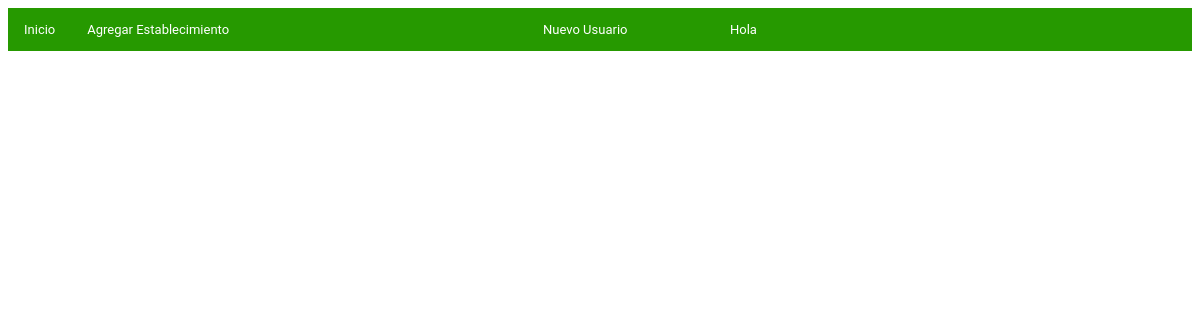
The app's page /establecimientos/listar/, older data.
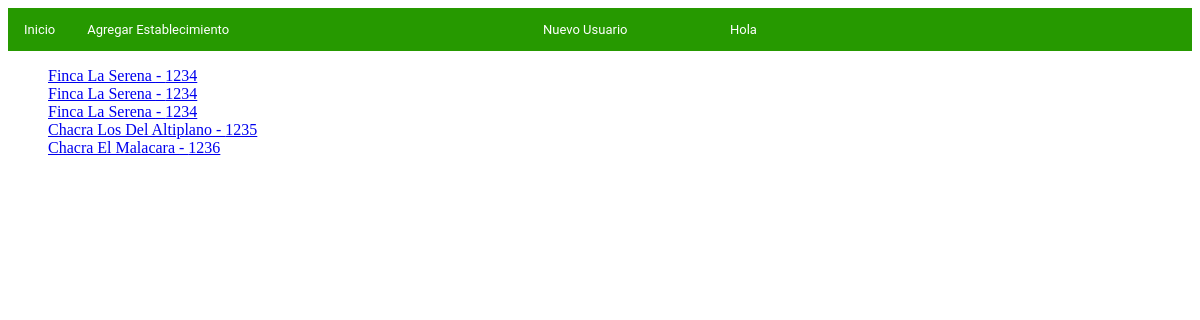
The same page, newer data.
### apps/establecimientos/models.py (models this page shows, shortened)
class Establecimiento (models.Model):
    nombre = models.CharField(max_length=50)
    nro = models.IntegerField()
    lat = models.DecimalField(max_digits=9, decimal_places=6)
    long = models.DecimalField(max_digits=9, decimal_places=6)
    regimen = models.ForeignKey(RegimenTenencia, on_delete=models.CASCADE)

### apps/establecimientos/views.py (the view)
# urls.py: url(r'listar/$', views.IndexView.as_view(), name='listar'),
class IndexView(generic.ListView):
    template_name = 'establecimientos/establecimientos.html'
    context_object_name = 'lista_estableciemiento'
    def get_queryset(self):
        return Establecimiento.objects.all()

### apps/establecimientos/templates/establecimientos/establecimientos.html (shortened to what this page needs)
{% extends 'establecimientos/base.html' %}
{% block body %}
    <ul>
        {% for establecimiento in lista_estableciemiento %}
            <a href="{% url 'establecimientos:detalle' establecimiento.id %}" >{{ establecimiento.nombre }}  -  {{ establecimiento.nro }}</a>
            <br>
        {% endfor %}
    </ul>
{% endblock%}

### apps/establecimientos/templates/establecimientos/base.html (shortened to what this page needs)
<!DOCTYPE html>
<html lang="en">
<head>
</head>
<body>
    <nav>
        <ul>
            <li><a class="active" href="{% url 'establecimientos:listar' %}">Inicio</a></li>
            <li><a href={% url 'establecimientos:establemiento-agregar' %}>Agregar Establecimiento</a></li>
            <li><a> </a></li>
            <li><a> </a></li>
            <li><a> </a></li>
            <li><a> </a></li>
            <li><a> </a></li>
            <li><a> </a></li>
            <li><a> </a></li>
            <li><a> </a></li>
            <li><a href={% url 'establecimientos:registrar' %}>Nuevo Usuario</a></li>
            <li><a> </a></li>
            <li><a> </a></li>
            <li><a>Hola {{ request.user.username }}</a> </li>
        </ul>
    </nav>
    {% block body %}
    {% endblock %}
</body>
</html>

### apps/establecimientos/templates/establecimientos/base.html (style rules this page uses)
nav ul { list-style-type: none; margin: 0; padding: 0; overflow: hidden; background-color: #269900; font-family: "Roboto", "Lucida Grande", Verdana, Arial, sans-serif; font-size: small; }
nav li { float: left; }
nav li a { display: block; color: white; text-align: center; padding: 14px 16px; text-decoration: none; }

Row changes from the older to the newer data that the page shows:
added Establecimiento: nombre "Finca La Serena", nro "1234"
added Establecimiento: nombre "Finca La Serena", nro "1234"
added Establecimiento: nombre "Finca La Serena", nro "1234"
added Establecimiento: nombre "Chacra Los Del Altiplano", nro "1235"
added Establecimiento: nombre "Chacra El Malacara", nro "1236"
